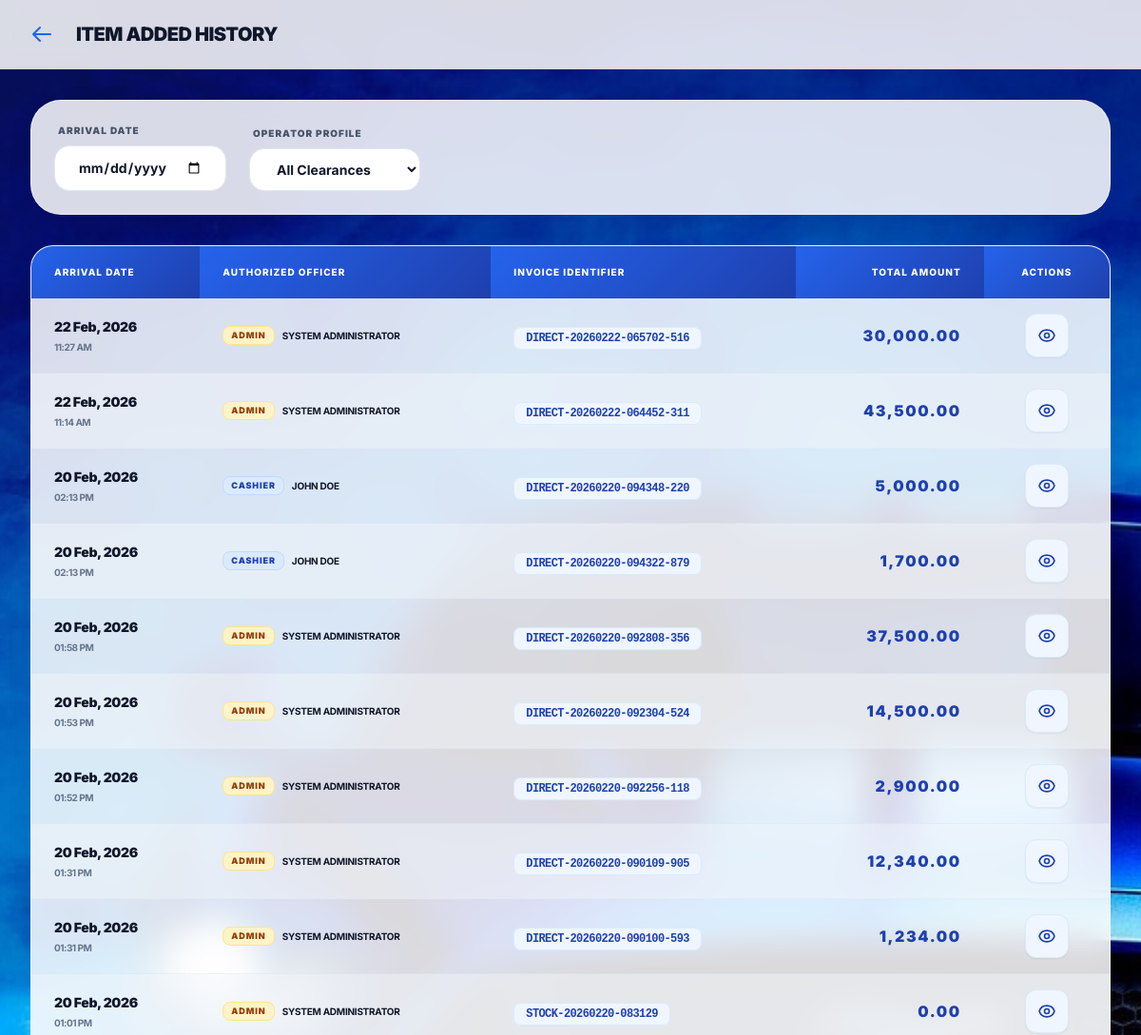
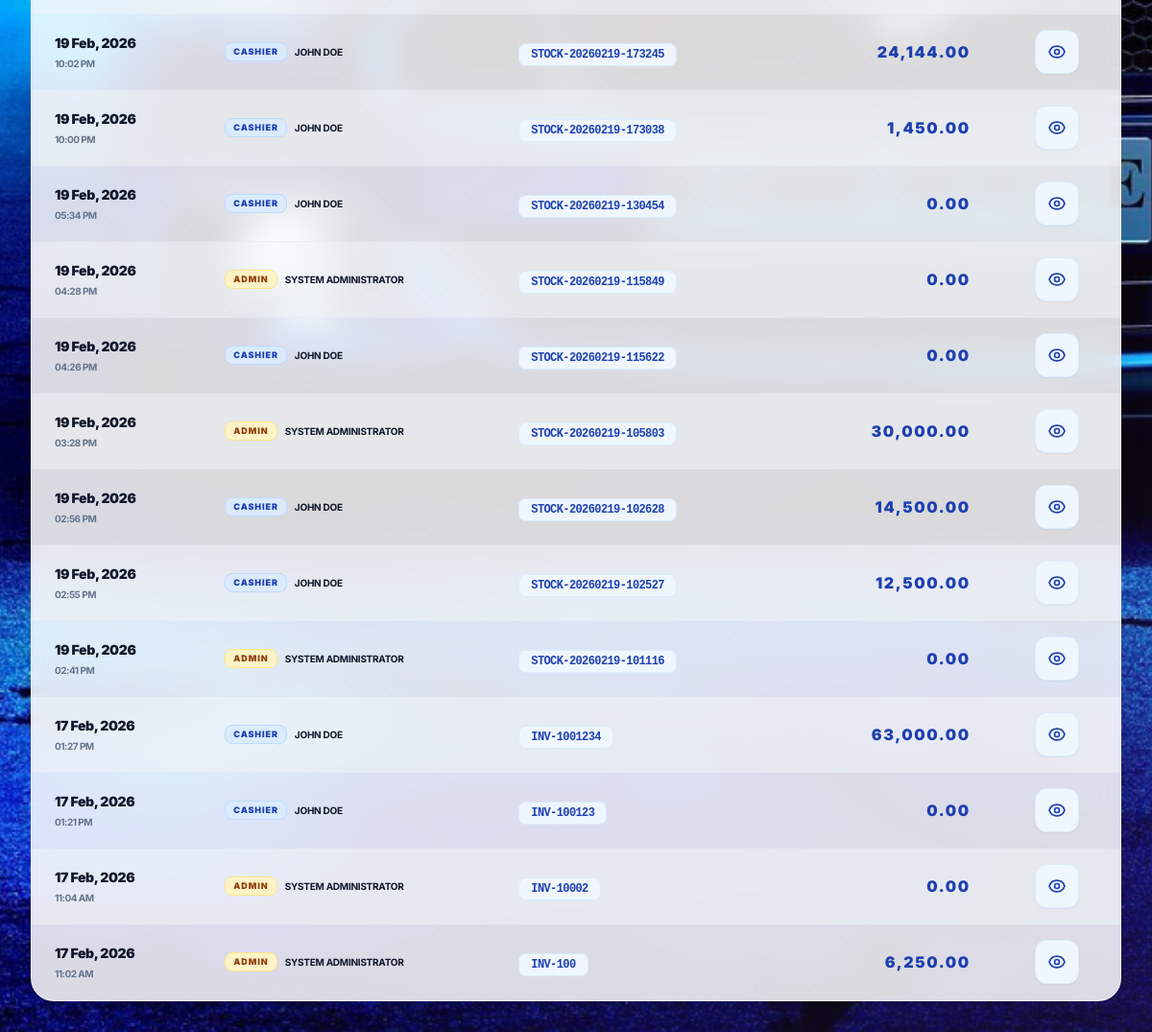
The app's page /admin/batchHistroy.php (signed in) with its own data (2 pictures, top to bottom).
### tables this page shows
CREATE TABLE `invoices` (
  `id` int(11) NOT NULL,
  `invoice_no` varchar(100) NOT NULL,
  `user_id` int(11) NOT NULL,
  `supplier_name` varchar(100) DEFAULT NULL,
  `invoice_date` date DEFAULT NULL,
  `total_amount` decimal(15,2) DEFAULT 0.00,
  `status` enum('draft','completed') DEFAULT 'draft',
  `created_at` datetime DEFAULT current_timestamp()
);

CREATE TABLE `users` (
  `id` int(11) NOT NULL,
  `emp_id` varchar(10) DEFAULT NULL,
  `full_name` varchar(100) NOT NULL,
  `username` varchar(50) NOT NULL,
  `password` varchar(255) NOT NULL,
  `role` enum('admin','cashier') NOT NULL DEFAULT 'cashier',
  `created_at` datetime DEFAULT current_timestamp()
);

### admin/batchHistroy.php (the view, shortened to what this page needs)
<?php
require_once '../includes/config.php';
?>
<!DOCTYPE html>
<html lang="en">
<head>
    <script src="https://cdn.tailwindcss.com"></script>
</head>
<body class="bg-main min-h-screen relative">
    <div class="colorful-overlay"></div>
    <nav class="glass-nav sticky top-0 z-30">
        <div class="px-4 md:px-6 py-4 flex justify-between items-center max-w-7xl mx-auto">
            <div class="flex items-center gap-4">
                <a href="<?php echo $_SESSION['role'] === 'admin' ? 'dashboard.php' : '../cashier/dashboard.php'; ?>" class="p-2 hover:bg-blue-50 rounded-xl transition-all text-blue-600">
                    <svg class="w-6 h-6" fill="none" stroke="currentColor" viewBox="0 0 24 24"><path stroke-linecap="round" stroke-linejoin="round" stroke-width="2" d="M10 19l-7-7m0 0l7-7m-7 7h18"></path></svg>
                </a>
                <h1 class="text-xl font-black text-slate-900 tracking-tight uppercase">Item Added History</h1>
            </div>
        </div>
    </nav>
    <main class="p-8 max-w-7xl mx-auto space-y-8 relative z-10">
        <div class="glass-card p-6 rounded-[2rem] flex flex-wrap items-center gap-6">
            <form method="GET" class="flex flex-wrap items-end gap-6 w-full">
                <div class="flex flex-col gap-2">
                    <label class="text-[10px] font-black text-slate-600 uppercase tracking-widest ml-1">Arrival Date</label>
                    <input type="date" name="date" onchange="this.form.submit()" value="<?php echo $_GET['date'] ?? ''; ?>" class="px-6 py-3 rounded-2xl text-sm font-bold w-full md:w-auto border border-slate-200">
                </div>
                <div class="flex flex-col gap-2">
                    <label class="text-[10px] font-black text-slate-600 uppercase tracking-widest ml-1">Operator Profile</label>
                    <select name="role" onchange="this.form.submit()" class="px-6 py-3 rounded-2xl text-sm font-bold min-w-[180px] border border-slate-200">
                        <option value="">All Clearances</option>
                    </select>
                </div>
            </form>
        </div>
        <div class="glass-card overflow-hidden">
            <div class="overflow-x-auto">
                <table class="w-full text-left border-collapse min-w-[800px]">
                    <thead>
                        <tr>
                            <th class="px-8 py-6">Arrival Date</th>
                            <th class="px-8 py-6">Authorized Officer</th>
                            <th class="px-8 py-6">Invoice Identifier</th>
                            <th class="px-8 py-6 text-right">Total Amount</th>
                            <th class="px-8 py-6 text-center">Actions</th>
                        </tr>
                    </thead>
                    <tbody class="divide-y divide-slate-100">
                        <?php
                        $where = "WHERE 1=1";
                        $params = [];
                        $sql = "SELECT i.*, u.full_name, u.role
                                FROM invoices i
                                JOIN users u ON i.user_id = u.id
                                $where
                                ORDER BY i.created_at DESC";
                        $stmt = $pdo->prepare($sql);
                        $stmt->execute($params);
                        $found = false;
                        while($row = $stmt->fetch()): $found = true;
                        ?>
                        <tr class="hover:bg-slate-50 transition-all group">
                            <td class="px-8 py-6">
                                <p class="text-sm font-black text-slate-900 tracking-tight"><?php echo date('d M, Y', strtotime($row['created_at'])); ?></p>
                                <p class="text-[10px] font-bold text-slate-500 uppercase tracking-tighter mt-1"><?php echo date('h:i A', strtotime($row['created_at'])); ?></p>
                            </td>
                            <td class="px-8 py-6">
                                <div class="flex items-center gap-2">
                                    <span class="px-2 py-0.5 rounded-lg text-[9px] font-black uppercase tracking-widest <?php echo $row['role'] === 'admin' ? 'bg-amber-100 text-amber-800 border border-amber-200' : 'bg-blue-100 text-blue-800 border border-blue-200'; ?>">
                                        <?php echo $row['role']; ?>
                                    </span>
                                    <p class="text-[10px] font-bold text-slate-900 uppercase tracking-tight"><?php echo htmlspecialchars($row['full_name']); ?></p>
                                </div>
                            </td>
                            <td class="px-8 py-6">
                                <span class="font-mono text-xs font-black text-blue-800 tracking-tighter uppercase px-3 py-1 bg-blue-50 rounded-lg border border-blue-100"><?php echo htmlspecialchars($row['invoice_no']); ?></span>
                            </td>
                            <td class="px-8 py-6 text-right">
                                <p class="text-base font-black text-blue-800 tracking-widest"><?php echo number_format($row['total_amount'], 2); ?></p>
                            </td>
                            <td class="px-8 py-6">
                                <div class="flex justify-center items-center gap-3">
                                    <button onclick="viewBatch(<?php echo $row['id']; ?>)" class="p-3 bg-blue-50 text-blue-800 border border-blue-100 rounded-xl hover:bg-blue-600 hover:text-white transition-all shadow-sm active:scale-95" title="View Manifest">
                                    </button>
                                </div>
                            </td>
                        </tr>
                        <?php endwhile; if(!$found): ?>
                        <tr><td colspan="5" class="px-8 py-12 text-center text-blue-900 font-black uppercase tracking-[0.2em] italic">No transaction logs captured for this period.</td></tr>
                        <?php endif; ?>
                    </tbody>
                </table>
            </div>
        </div>
    </main>
</body>
</html>

### admin/batchHistroy.php (style rules this page uses)
body { font-family: 'Inter', sans-serif; background: #f8fafc; color: #0f172a; }
.bg-main { background: url('public/admin_background.jpg'); background-size: cover; background-position: center; background-attachment: fixed; min-height: 100vh; }
.colorful-overlay { position: fixed; top: 0; left: 0; width: 100%; height: 100%; background: radial-gradient(circle at 0% 0%, rgba(37, 99, 235, 0.15) 0%, transparent 50%), radial-gradient(circle at 100% 100%, rgba(139, 92, 246, 0.15) 0%, transparent 50%), radial-gradient(circle at 50% 50%, rgba(236, 72, 153, 0.05) 0%, transparent 50%); pointer-events: none; z-index: 0; }
.glass-card { background: rgba(255, 255, 255, 0.85); backdrop-filter: blur(16px); -webkit-backdrop-filter: blur(16px); border: 1px solid rgba(255, 255, 255, 0.5); border-radius: 1.5rem; box-shadow: 0 8px 32px -4px rgba(0, 0, 0, 0.08); }
.glass-nav { background: rgba(255, 255, 255, 0.85); backdrop-filter: blur(10px); border-bottom: 1px solid rgba(0, 0, 0, 0.05); }
input, select { background: white !important; border: 1px solid #e2e8f0 !important; color: #0f172a !important; outline: none !important; }
th { background: linear-gradient(135deg, #2563eb 0%, #1e40af 100%); color: white !important; font-weight: 800; text-transform: uppercase; letter-spacing: 0.1em; padding: 1.25rem 1.5rem !important; font-size: 10px; }
tr:nth-child(even) { background-color: rgba(241, 245, 249, 0.5); }
td { padding: 1rem 1.5rem !important; border-bottom: 1px solid rgba(226, 232, 240, 0.5); color: #0f172a; }

### records on screen
invoices: created_at "22 Feb, 2026", created_at "11:27 AM", user.role "ADMIN", user.full_name "SYSTEM ADMINISTRATOR", invoice_no "DIRECT-20260222-065702-516", total_amount "30,000.00"
invoices: created_at "22 Feb, 2026", created_at "11:14 AM", user.role "ADMIN", user.full_name "SYSTEM ADMINISTRATOR", invoice_no "DIRECT-20260222-064452-311", total_amount "43,500.00"
invoices: created_at "20 Feb, 2026", created_at "02:13 PM", user.role "CASHIER", user.full_name "JOHN DOE", invoice_no "DIRECT-20260220-094348-220", total_amount "5,000.00"
invoices: created_at "20 Feb, 2026", created_at "02:13 PM", user.role "CASHIER", user.full_name "JOHN DOE", invoice_no "DIRECT-20260220-094322-879", total_amount "1,700.00"
invoices: created_at "20 Feb, 2026", created_at "01:58 PM", user.role "ADMIN", user.full_name "SYSTEM ADMINISTRATOR", invoice_no "DIRECT-20260220-092808-356", total_amount "37,500.00"
invoices: created_at "20 Feb, 2026", created_at "01:53 PM", user.role "ADMIN", user.full_name "SYSTEM ADMINISTRATOR", invoice_no "DIRECT-20260220-092304-524", total_amount "14,500.00"
invoices: created_at "20 Feb, 2026", created_at "01:52 PM", user.role "ADMIN", user.full_name "SYSTEM ADMINISTRATOR", invoice_no "DIRECT-20260220-092256-118", total_amount "2,900.00"
invoices: created_at "20 Feb, 2026", created_at "01:31 PM", user.role "ADMIN", user.full_name "SYSTEM ADMINISTRATOR", invoice_no "DIRECT-20260220-090109-905", total_amount "12,340.00"
invoices: created_at "20 Feb, 2026", created_at "01:31 PM", user.role "ADMIN", user.full_name "SYSTEM ADMINISTRATOR", invoice_no "DIRECT-20260220-090100-593", total_amount "1,234.00"
invoices: created_at "20 Feb, 2026", created_at "01:01 PM", user.role "ADMIN", user.full_name "SYSTEM ADMINISTRATOR", invoice_no "STOCK-20260220-083129", total_amount "0.00"
invoices: created_at "19 Feb, 2026", created_at "10:02 PM", user.role "CASHIER", user.full_name "JOHN DOE", invoice_no "STOCK-20260219-173245", total_amount "24,144.00"
invoices: created_at "19 Feb, 2026", created_at "10:00 PM", user.role "CASHIER", user.full_name "JOHN DOE", invoice_no "STOCK-20260219-173038", total_amount "1,450.00"
invoices: created_at "19 Feb, 2026", created_at "05:34 PM", user.role "CASHIER", user.full_name "JOHN DOE", invoice_no "STOCK-20260219-130454", total_amount "0.00"
invoices: created_at "19 Feb, 2026", created_at "04:28 PM", user.role "ADMIN", user.full_name "SYSTEM ADMINISTRATOR", invoice_no "STOCK-20260219-115849", total_amount "0.00"
invoices: created_at "19 Feb, 2026", created_at "04:26 PM", user.role "CASHIER", user.full_name "JOHN DOE", invoice_no "STOCK-20260219-115622", total_amount "0.00"
invoices: created_at "19 Feb, 2026", created_at "03:28 PM", user.role "ADMIN", user.full_name "SYSTEM ADMINISTRATOR", invoice_no "STOCK-20260219-105803", total_amount "30,000.00"
invoices: created_at "19 Feb, 2026", created_at "02:56 PM", user.role "CASHIER", user.full_name "JOHN DOE", invoice_no "STOCK-20260219-102628", total_amount "14,500.00"
invoices: created_at "19 Feb, 2026", created_at "02:55 PM", user.role "CASHIER", user.full_name "JOHN DOE", invoice_no "STOCK-20260219-102527", total_amount "12,500.00"
invoices: created_at "19 Feb, 2026", created_at "02:41 PM", user.role "ADMIN", user.full_name "SYSTEM ADMINISTRATOR", invoice_no "STOCK-20260219-101116", total_amount "0.00"
invoices: created_at "17 Feb, 2026", created_at "01:27 PM", user.role "CASHIER", user.full_name "JOHN DOE", invoice_no "INV-1001234", total_amount "63,000.00"
invoices: created_at "17 Feb, 2026", created_at "01:21 PM", user.role "CASHIER", user.full_name "JOHN DOE", invoice_no "INV-100123", total_amount "0.00"
invoices: created_at "17 Feb, 2026", created_at "11:04 AM", user.role "ADMIN", user.full_name "SYSTEM ADMINISTRATOR", invoice_no "INV-10002", total_amount "0.00"
invoices: created_at "17 Feb, 2026", created_at "11:02 AM", user.role "ADMIN", user.full_name "SYSTEM ADMINISTRATOR", invoice_no "INV-100", total_amount "6,250.00"
